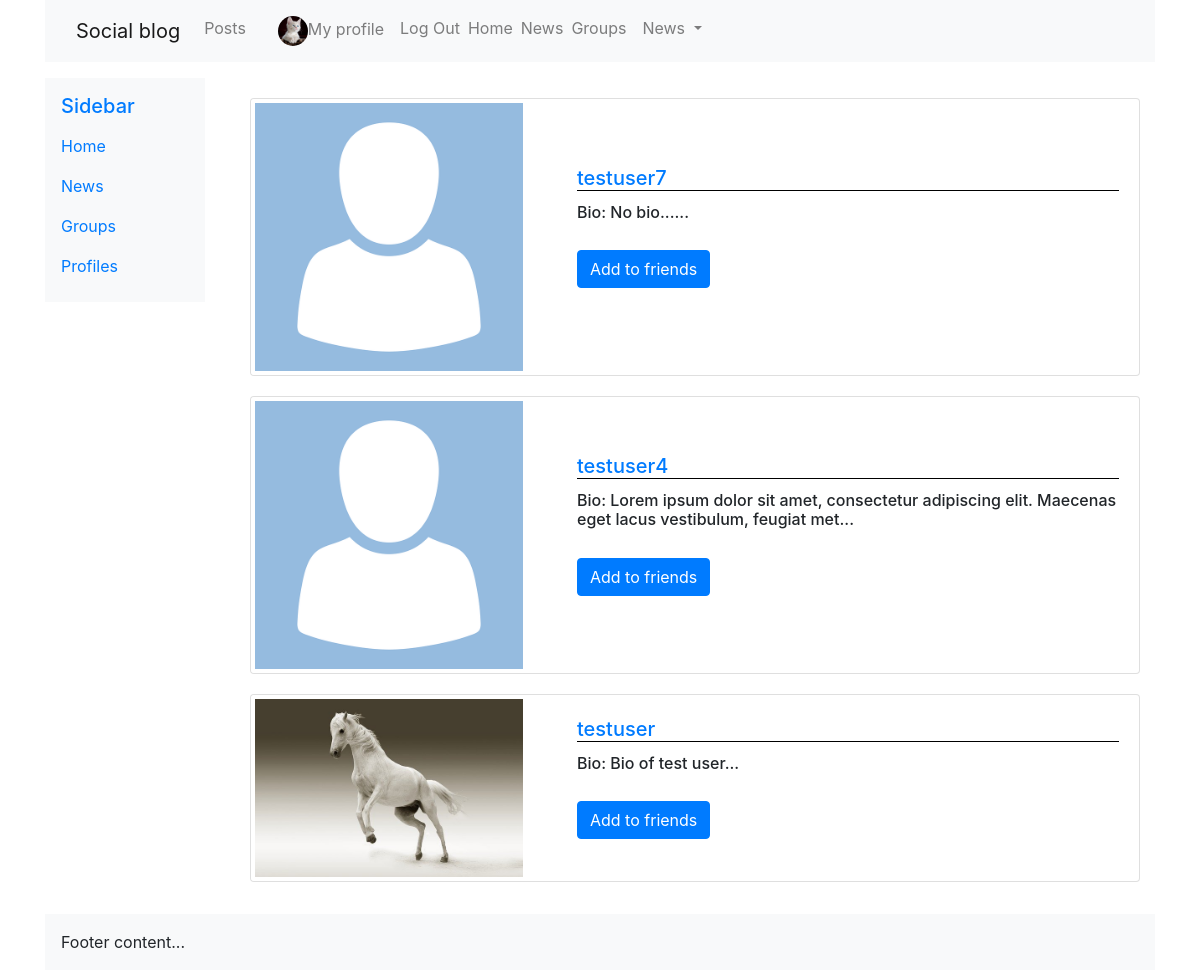
Screenshot of /profiles/to_invite/ (signed in) with the database file from the repository.
### profiles/models.py (models this page shows, shortened)
class Profile(models.Model):
    first_name = models.CharField(max_length=100, blank=True)
    last_name = models.CharField(max_length=100, blank=True)
    user = models.OneToOneField(User, on_delete=models.CASCADE)
    bio = models.TextField(default='No bio...')
    friends = models.ManyToManyField(User, related_name='friends', blank=True)
    email = models.EmailField(max_length=200, blank=True)
    country = models.CharField(max_length=200,blank=True)
    avatar = models.ImageField(default='avatar.png', upload_to='avatars/')
    slug = models.SlugField(unique=True, blank=True)
    updated = models.DateTimeField(auto_now=True)
    created = models.DateTimeField(auto_now_add=True)
    objects = ProfileManager()
    def get_absolute_url(self):
        return reverse('profiles:profile_detail_view', kwargs={'slug': self.slug})
    __initial_first_name = None
    __initial_last_name = None
    def __init__(self, *args, **kwargs):
        super().__init__(*args, **kwargs)
        self.__initial_first_name = self.first_name
        self.__initial_last_name = self.last_name
    class Meta:
        ordering = ['-created',]

### profiles/views.py (the view)
# urls.py: path('to_invite/', views.invite_profiles_list_view, name='invite_profiles_view'),
@login_required
def invite_profiles_list_view(request):
    user = request.user
    profile = Profile.objects.get(user=user)
    qs = Profile.objects.get_all_profiles_to_invite(user)
    rel_r = Relationship.objects.filter(sender=profile)
    rel_s = Relationship.objects.filter(receiver=profile)
    rel_receiver = []
    rel_sender = []
    for item in rel_r:
        rel_receiver.append(item.receiver.user)
    for item in rel_s:
        rel_sender.append(item.sender.user)
    context = {
        'rel_receiver': rel_receiver,
        'rel_sender': rel_sender,
        'qs': qs,
    }
    return render(request, 'profiles/to_invite_list.html', context)

### profiles/context_processors.py (called while the page is built)
def profile_pic(request):
    if request.user.is_authenticated:
        profile_obj = Profile.objects.get(user=request.user)
        pic = profile_obj.avatar
        return {'picture': pic}
    return {}

def invitations_no_rec(request):
    if request.user.is_authenticated:
        profile_obj = Profile.objects.get(user=request.user)
        qs_count = Relationship.objects.invitations_received(profile_obj).count()
        return {'invitations_no': qs_count}
    return {}

### profiles/models.py (called while the page is built)
    def get_all_profiles_to_invite(self, sender):
        profiles = Profile.objects.all().exclude(user=sender)
        profile = Profile.objects.get(user=sender)
        qs = Relationship.objects.filter(Q(sender=profile) | Q(receiver=profile))
        accepted = set([])
        for rel in qs:
            if rel.status == 'accepted':
                accepted.add(rel.receiver)
                accepted.add(rel.sender)
        available = [profile for profile in profiles if profile not in accepted]
        return available

    def invitations_received(self, receiver):
        qs = Relationship.objects.filter(receiver=receiver, status='send')
        return qs

### profiles/templates/profiles/to_invite_list.html (shortened to what this page needs)
<!DOCTYPE html>
{% extends 'base.html' %}
{% block content %}
<div class='container'>
    {% for obj in qs %}
    <div class="card mb-3">
      <div class="row g-0">
        <div class="col-md-4 d-flex align-items-center">
          <a href="{{obj.get_absolute_url}}" ><img class="img-thumbnail" src="{{obj.avatar.url}}"></a>
        </div>
        <div class="col-md-8 d-flex align-items-center">
          <div class="card-body">
            <a href="{{obj.get_absolute_url}}"><h5 style="border-bottom: 1px solid black" class="card-title">{{obj.user}}</h5></a>
            <h6 class="card-text">Bio: {{obj.bio|slice:100}}...</h6>
            {% if obj.user not in rel_receiver and obj.user not in rel_sender %}
                <form method="POST" action="{% url 'profiles:send_invite'%}">
                  <button type="submit" class="btn btn-primary">Add to friends</button>
                </form>
            {% endif %}
          </div>
        </div>
      </div>
    </div>
    {% endfor %}
</div>
{% endblock content %}

### static/social_blog/css/master.css (style rules this page uses)
.btn, .card { margin-top: 20px; margin-bottom: 20px; }
.img-thumbnail { border: none; }

### rows the page displays
Profile: avatar (placeholder picture), user "testuser7", bio "No bio..."
Profile: avatar (placeholder picture), user "testuser4", bio "Lorem ipsum dolor sit amet, consectetur adipiscing elit. Maecenas eget lacus vestibulum, feugiat met"
Profile: avatar (picture), user "testuser", bio "Bio of test user"
